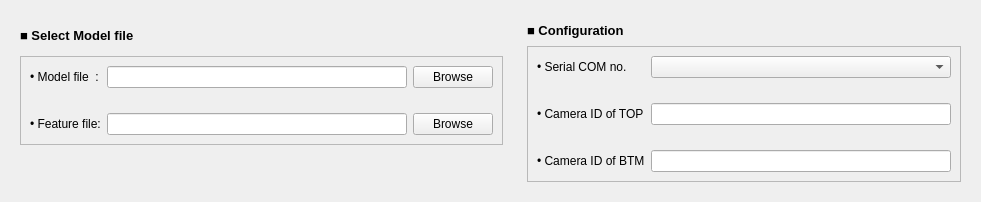
         <widget class="QWidget" name="dataTab">
          <attribute name="title">
           <string>Data</string>
          </attribute>
          <layout class="QHBoxLayout" name="horizontalLayout_8">
           <item>
            <widget class="QWidget" name="select" native="true">
             <layout class="QVBoxLayout" name="verticalLayout_3">
              <item>
               <widget class="QLabel" name="label">
                <property name="minimumSize">
                 <size>
                  <width>0</width>
                  <height>20</height>
                 </size>
                </property>
                <property name="maximumSize">
                 <size>
                  <width>16777215</width>
                  <height>30</height>
                 </size>
                </property>
                <property name="font">
                 <font>
                  <pointsize>10</pointsize>
                  <weight>75</weight>
                  <bold>true</bold>
                 </font>
                </property>
                <property name="text">
                 <string>■ Select Model file</string>
                </property>
               </widget>
              </item>
              <item alignment="Qt::AlignLeft|Qt::AlignTop">
               <widget class="QFrame" name="frame">
                <property name="frameShape">
                 <enum>QFrame::StyledPanel</enum>
                </property>
                <property name="frameShadow">
                 <enum>QFrame::Raised</enum>
                </property>
                <layout class="QGridLayout" name="gridLayout_4">
                 <property name="verticalSpacing">
                  <number>25</number>
                 </property>
                 <item row="0" column="2">
                  <widget class="QPushButton" name="selectModelBtn">
                   <property name="sizePolicy">
                    <sizepolicy hsizetype="Preferred" vsizetype="Fixed">
                     <horstretch>0</horstretch>
                     <verstretch>0</verstretch>
                    </sizepolicy>
                   </property>
                   <property name="minimumSize">
                    <size>
                     <width>80</width>
                     <height>20</height>
                    </size>
                   </property>
                   <property name="cursor">
                    <cursorShape>PointingHandCursor</cursorShape>
                   </property>
                   <property name="text">
                    <string>Browse</string>
                   </property>
                  </widget>
                 </item>
                 <item row="0" column="0">
                  <widget class="QLabel" name="label_14">
                   <property name="text">
                    <string>• Model file  :</string>
                   </property>
                  </widget>
                 </item>
                 <item row="0" column="1">
                  <widget class="QLineEdit" name="modelFileLine">
                   <property name="sizePolicy">
                    <sizepolicy hsizetype="Preferred" vsizetype="Fixed">
                     <horstretch>0</horstretch>
                     <verstretch>0</verstretch>
                    </sizepolicy>
                   </property>
                   <property name="minimumSize">
                    <size>
                     <width>300</width>
                     <height>0</height>
                    </size>
                   </property>
                  </widget>
                 </item>
                 <item row="1" column="0">
                  <widget class="QLabel" name="label_15">
                   <property name="text">
                    <string>• Feature file:</string>
                   </property>
                  </widget>
                 </item>
                 <item row="1" column="1">
                  <widget class="QLineEdit" name="fetureFileLine">
                   <property name="sizePolicy">
                    <sizepolicy hsizetype="Preferred" vsizetype="Fixed">
                     <horstretch>0</horstretch>
                     <verstretch>0</verstretch>
                    </sizepolicy>
                   </property>
                   <property name="minimumSize">
                    <size>
                     <width>300</width>
                     <height>0</height>
                    </size>
                   </property>
                  </widget>
                 </item>
                 <item row="1" column="2">
                  <widget class="QPushButton" name="selectFeatureBtn">
                   <property name="sizePolicy">
                    <sizepolicy hsizetype="Preferred" vsizetype="Fixed">
                     <horstretch>0</horstretch>
                     <verstretch>0</verstretch>
                    </sizepolicy>
                   </property>
                   <property name="minimumSize">
                    <size>
                     <width>80</width>
                     <height>20</height>
                    </size>
                   </property>
                   <property name="cursor">
                    <cursorShape>PointingHandCursor</cursorShape>
                   </property>
                   <property name="text">
                    <string>Browse</string>
                   </property>
                  </widget>
                 </item>
                </layout>
               </widget>
              </item>
             </layout>
            </widget>
           </item>
           <item>
            <widget class="QWidget" name="config" native="true">
             <layout class="QVBoxLayout" name="verticalLayout_10">
              <item>
               <widget class="QLabel" name="label_16">
                <property name="minimumSize">
                 <size>
                  <width>0</width>
                  <height>20</height>
                 </size>
                </property>
                <property name="maximumSize">
                 <size>
                  <width>16777215</width>
                  <height>30</height>
                 </size>
                </property>
                <property name="font">
                 <font>
                  <pointsize>10</pointsize>
                  <weight>75</weight>
                  <bold>true</bold>
                 </font>
                </property>
                <property name="text">
                 <string>■ Configuration</string>
                </property>
               </widget>
              </item>
              <item alignment="Qt::AlignLeft|Qt::AlignTop">
               <widget class="QFrame" name="frame_3">
                <property name="frameShape">
                 <enum>QFrame::StyledPanel</enum>
                </property>
                <property name="frameShadow">
                 <enum>QFrame::Raised</enum>
                </property>
                <layout class="QGridLayout" name="gridLayout_5">
                 <property name="verticalSpacing">
                  <number>25</number>
                 </property>
                 <item row="2" column="0">
                  <widget class="QLabel" name="label_19">
                   <property name="text">
                    <string>• Camera ID of BTM</string>
                   </property>
                  </widget>
                 </item>
                 <item row="0" column="1">
                  <widget class="QComboBox" name="comboBox">
                   <property name="minimumSize">
                    <size>
                     <width>300</width>
                     <height>0</height>
                    </size>
                   </property>
                   <property name="maximumSize">
                    <size>
                     <width>300</width>
                     <height>16777215</height>
                    </size>
                   </property>
                  </widget>
                 </item>
                 <item row="1" column="0">
                  <widget class="QLabel" name="label_18">
                   <property name="text">
                    <string>• Camera ID of TOP</string>
                   </property>
                  </widget>
                 </item>
                 <item row="1" column="1">
                  <widget class="QLineEdit" name="lineEdit">
                   <property name="minimumSize">
                    <size>
                     <width>300</width>
                     <height>0</height>
                    </size>
                   </property>
                   <property name="maximumSize">
                    <size>
                     <width>300</width>
                     <height>16777215</height>
                    </size>
                   </property>
                  </widget>
                 </item>
                 <item row="0" column="0">
                  <widget class="QLabel" name="label_17">
                   <property name="text">
                    <string>• Serial COM no.</string>
                   </property>
                  </widget>
                 </item>
                 <item row="2" column="1">
                  <widget class="QLineEdit" name="lineEdit_2">
                   <property name="minimumSize">
                    <size>
                     <width>300</width>
                     <height>0</height>
                    </size>
                   </property>
                   <property name="maximumSize">
                    <size>
                     <width>300</width>
                     <height>16777215</height>
                    </size>
                   </property>
                  </widget>
                 </item>
                </layout>
               </widget>
              </item>
             </layout>
            </widget>
           </item>
          </layout>
         </widget>
